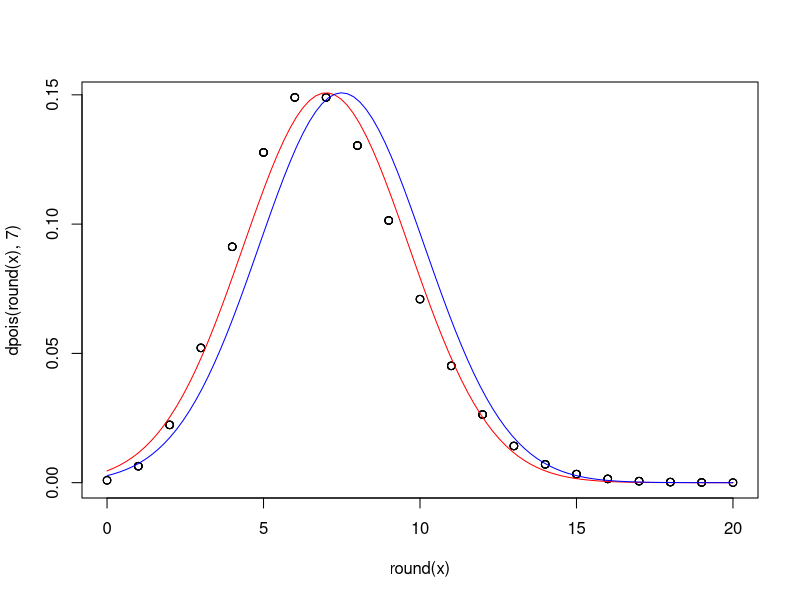

Here is the R script that generated this plot:
#
# Title:
#   Ejercicios Computación Estadística - Hoja 5 - Ejercicio 7
#
# Author:
#   Sergio García Prado - garciparedes.me
#
# Date:
#   April 2018
#


rm(list = ls())

d <- matrix(nrow = 4, ncol = 3)

#
# Apartado a)
#

(d[1, 1] <- dpois(6, 7)) # 0.149002779674338
(d[2, 1] <- ppois(12, 7)) # 0.973000226574731
(d[3, 1] <- ppois(8, 7)) # 0.729091267738082
(d[4, 1] <- ppois(5, 7) - ppois(2, 7)) # 0.271072112293839


#
# Apartado b)
#

(d[1, 2] <- dnorm(6, 7, sqrt(7))) # 0.14039124046869
(d[2, 2] <- pnorm(12, 7, sqrt(7))) # 0.970609139322321
(d[3, 2] <- pnorm(8, 7, sqrt(7))) # 0.647271506944363
(d[4, 2] <- pnorm(5, 7, sqrt(7)) - pnorm(2, 7, sqrt(7))) # 0.195455038306766


#
# Apartado c)
#

(d[1, 3] <- dnorm(6 - 0.5, 7, sqrt(7))) # 0.128399614066088
(d[2, 3] <- pnorm(12 + 0.5, 7, sqrt(7))) # 0.981182343106343
(d[3, 3] <- pnorm(8 + 0.5, 7, sqrt(7))) # 0.714624805970913
(d[4, 3] <- pnorm(5 + 0.5, 7, sqrt(7)) - pnorm(2 + 0.5, 7, sqrt(7))) # 0.24088868817818

#
# Apartado d)
#

colnames(d) <- c("Exacto", "Normal", "Normal Corregida")
rownames(d) <- c("P(X = 6)", "P(X <= 12)", "P(X <= 8)", "P( 2<= X <= 5)")
d


#
# Apartado e)
#
x <- seq(0, 20, length = 100)
plot(round(x), dpois(round(x), 7))
lines(x, dnorm(x, 7, sqrt(7)), col = "red")
lines(x, dnorm(x - 0.5, 7, sqrt(7)), col = "blue")
